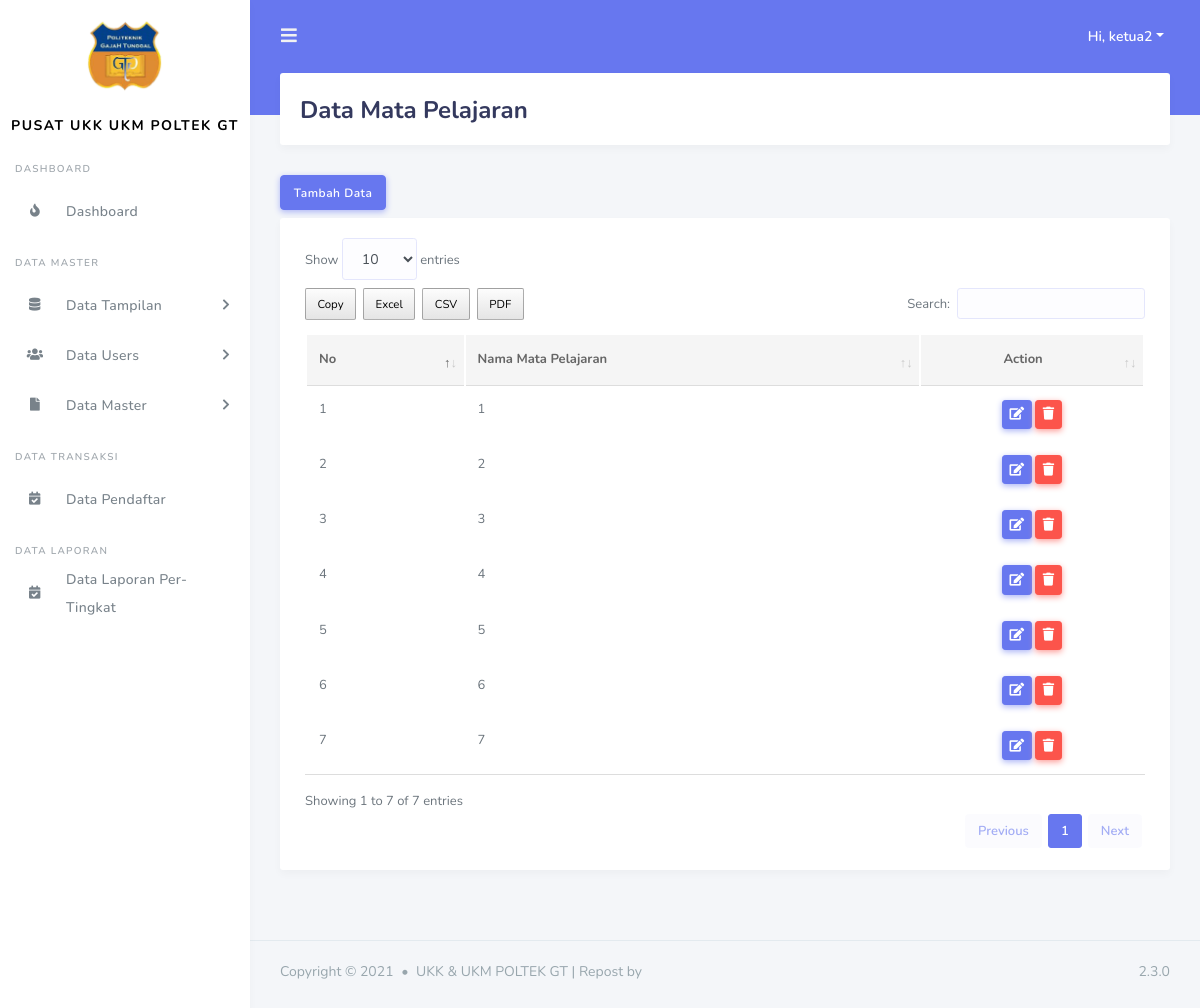
Screenshot of /admin/data_mata_pelajaran.php (signed in) with the database file from the repository.
### tables this page shows
CREATE TABLE `tbl_mata_pelajaran` (
  `id_mata_pelajaran` int(11) NOT NULL,
  `mata_pelajaran` varchar(255) DEFAULT NULL
);

### include/koneksi.php (called while the page is built, shortened)
<?php
$base_url = "http://localhost/ukkukmpoltek/";
?>

### admin/data_mata_pelajaran.php (the view, shortened to what this page needs)
<?php
include('../include/koneksi.php');
include('../template/header.php');
include('../template/sidebar.php');
?>
<div class="main-content">
  <section class="section">
    <div class="section-header">
      <h1>Data Mata Pelajaran</h1>
    </div>
    <button type="button" class="btn btn-primary mb-2" data-toggle="modal" data-target="#tambahdata">
      Tambah Data
    </button>
    <div class="section-body">
      <div class="card table-responsive">
        <div class="card-body ">
            <table class="table table-hover" id="data_tabel">
            <thead>
              <tr>
                <th>No</th>
                <th>Nama Mata Pelajaran</th>
                <th class ="text-center">Action</th>
              </tr>
            </thead>
            <tbody>
              <?php
                    $query = "SELECT * FROM tbl_mata_pelajaran";
                    $result_tasks = mysqli_query($conn, $query);
                    $no = 1;
                    while($row = mysqli_fetch_assoc($result_tasks)) { ?>
                <tr>
                  <td><?= $no++ ?></td>
                  <td><?= $row['mata_pelajaran']?></td>
                  <td class ="text-center">
                    <button type="button" class="btn btn-primary btn-sm" data-toggle="modal" data-target="#updatedata<?= $row['id_mata_pelajaran'] ?>">
                      <i class="fas fa-edit"></i>
                    </button>
                    <a href="<?= $base_url ?>proses_admin/data_mata_pelajaran/delete.php?id=<?= $row['id_mata_pelajaran'] ?>" class="btn btn-danger btn-sm"><i class="fas fa-trash"></i></a>
                  </td>
                </tr>
              <?php } ?>
            </tbody>
          </table>
        </div>
      </div>
    </div>
  </section>
</div>
<?php include('../template/footer.php'); ?>

### rows the page displays
tbl_mata_pelajaran: mata_pelajaran "1"
tbl_mata_pelajaran: mata_pelajaran "2"
tbl_mata_pelajaran: mata_pelajaran "3"
tbl_mata_pelajaran: mata_pelajaran "4"
tbl_mata_pelajaran: mata_pelajaran "5"
tbl_mata_pelajaran: mata_pelajaran "6"
tbl_mata_pelajaran: mata_pelajaran "7"

### other values shown
$_SESSION['nama_users'] "ketua2"
